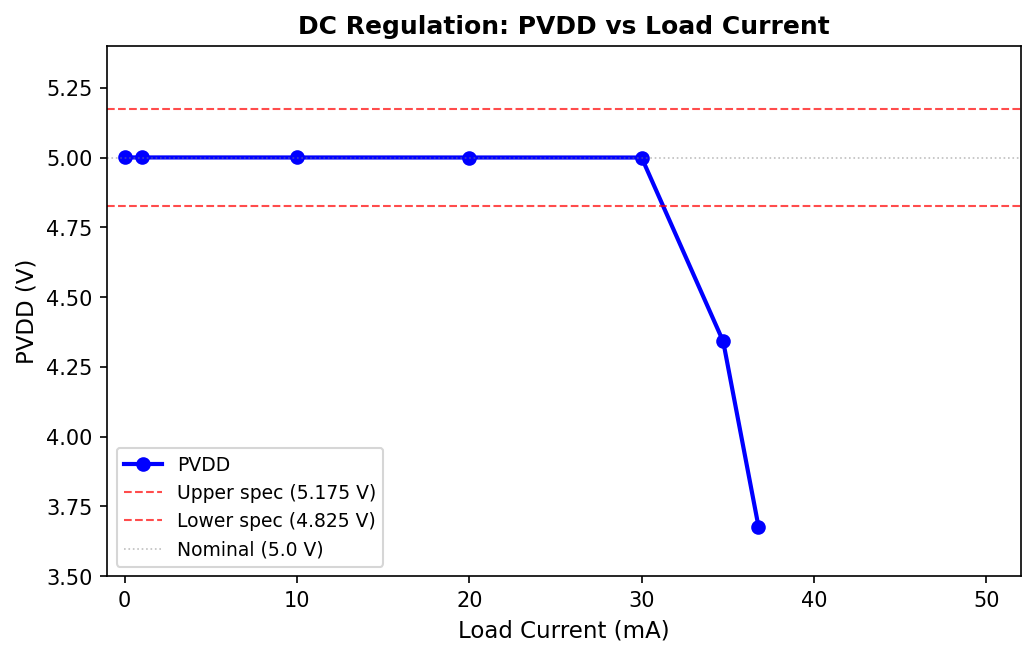

The script that saved this image:
#!/usr/bin/env python3
"""Plot 1: DC Regulation — PVDD vs Load Current"""
import matplotlib
matplotlib.use('Agg')
import matplotlib.pyplot as plt
import numpy as np

# Data from ngspice simulation (Rload -> PVDD)
rload_vals = [1000000, 5000, 500, 250, 166.7, 125, 100]
pvdd_vals  = [5.000610, 5.000539, 5.000415, 5.000340, 5.000232, 4.341034, 3.677591]

# Compute load currents: I = V/R (in mA)
iload_ma = [v / r * 1000 for v, r in zip(pvdd_vals, rload_vals)]

fig, ax = plt.subplots(figsize=(7, 4.5))

ax.plot(iload_ma, pvdd_vals, 'b-o', linewidth=2, markersize=6, label='PVDD')

# Spec limits
ax.axhline(y=5.175, color='r', linestyle='--', linewidth=1, alpha=0.7, label='Upper spec (5.175 V)')
ax.axhline(y=4.825, color='r', linestyle='--', linewidth=1, alpha=0.7, label='Lower spec (4.825 V)')
ax.axhline(y=5.0, color='gray', linestyle=':', linewidth=0.8, alpha=0.5, label='Nominal (5.0 V)')

ax.set_xlabel('Load Current (mA)', fontsize=11)
ax.set_ylabel('PVDD (V)', fontsize=11)
ax.set_title('DC Regulation: PVDD vs Load Current', fontsize=12, fontweight='bold')
ax.set_xlim(-1, 52)
ax.set_ylim(3.5, 5.4)
ax.legend(fontsize=9, loc='lower left')

ax.tick_params(axis='both', which='major', labelsize=10)
plt.tight_layout()
plt.savefig('plot_dc_regulation.png', dpi=150, bbox_inches='tight')
print('Saved plot_dc_regulation.png')
